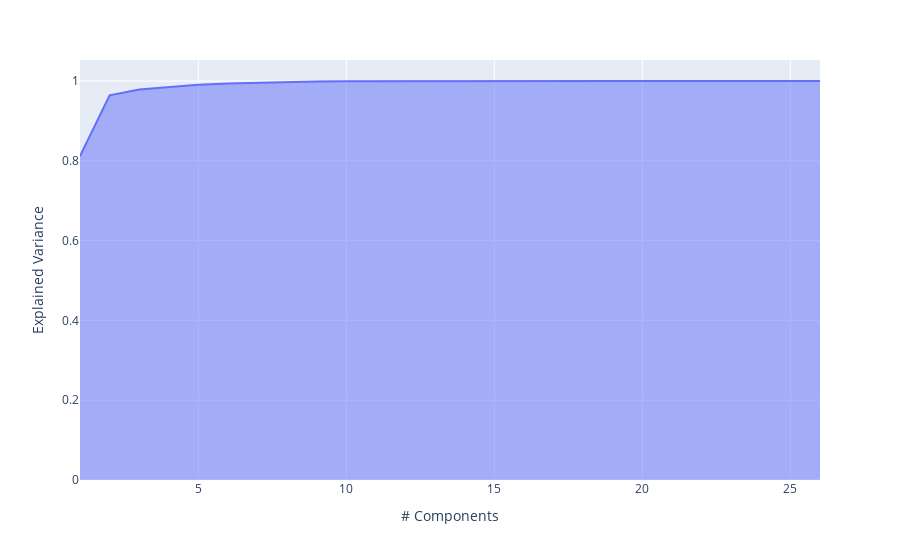

The code cell stored with this chart in its notebook:
### Code cell
from IA.exploration_data.data_viz import elbow_method

elbow_method(X_speed)

### Figure 1 — Plotly figure (JSON) as saved in the notebook; plotly's stock layout.template omitted (floating-point values rounded to 4 significant figures)
{"data": [{"fillpattern": {"shape": ""}, "hovertemplate": "# Components=%{x}<br>Explained Variance=%{y}<extra></extra>", "legendgroup": "", "line": {"color": "#636efa"}, "marker": {"symbol": "circle"}, "mode": "lines", "name": "", "orientation": "v", "showlegend": false, "stackgroup": "1", "x": [1, 2, 3, 4, 5, 6, 7, 8, 9, 10, 11, 12, 13, 14, 15, 16, 17, 18, 19, 20, 21, 22, 23, 24, 25, 26], "xaxis": "x", "y": [0.8117, 0.964, 0.9788, 0.9854, 0.9908, 0.9937, 0.9957, 0.9975, 0.9987, 0.9992, 0.9995, 0.9996, 0.9997, 0.9998, 0.9999, 0.9999, 0.9999, 1.0, 1.0, 1.0, 1.0, 1.0, 1.0, 1.0, 1.0, 1.0], "yaxis": "y", "type": "scatter"}], "layout": {"xaxis": {"anchor": "y", "domain": [0.0, 1.0], "title": {"text": "# Components"}}, "yaxis": {"anchor": "x", "domain": [0.0, 1.0], "title": {"text": "Explained Variance"}}, "legend": {"tracegroupgap": 0}, "margin": {"t": 60}}}
